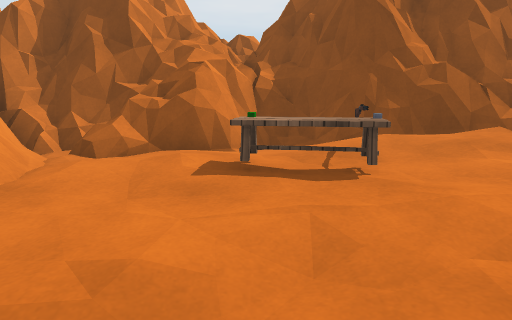
View 1 (above)

14 first-person views from a walk through a 3-D level made in the Unity game engine. The camera is 1.2 m above the floor, tilts 10° down and sees 70° across. The floor is counted in squares, 1 m on a side. Each view is taken from the middle of a square. On the plan, view 1 faces up. The plan holds only what a view shows up to about 15 squares ahead; the rest is blank. The place goes on beyond the plan. The player character is not drawn. Some surface patterns are stand-ins.

View 2
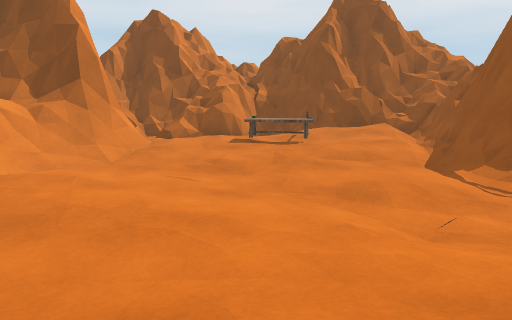

View 3
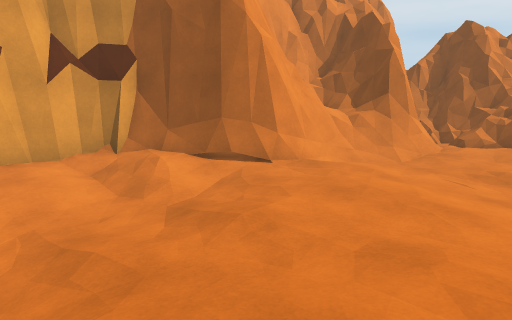

View 4
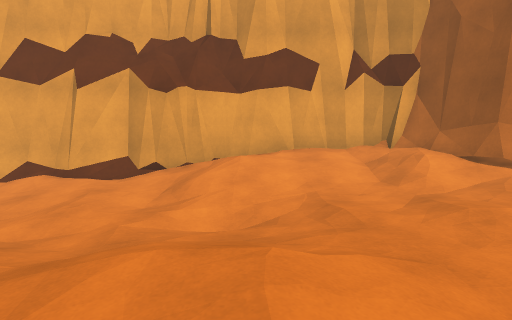

View 5
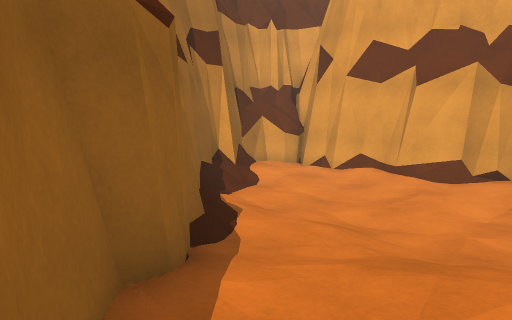

View 6
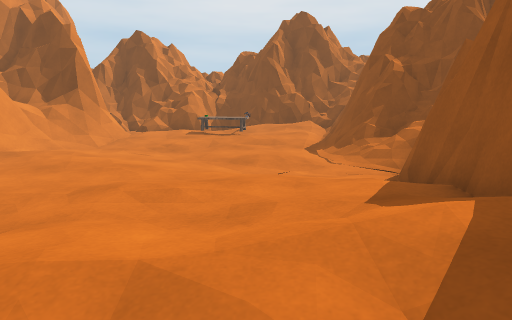

View 7
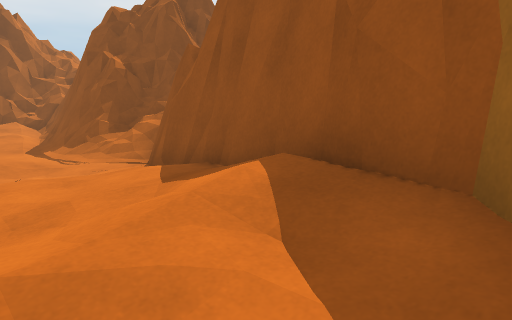

View 8
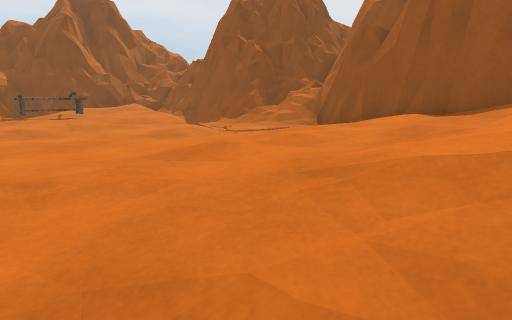

View 9
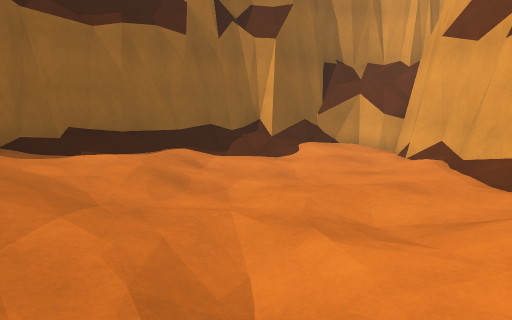

View 10
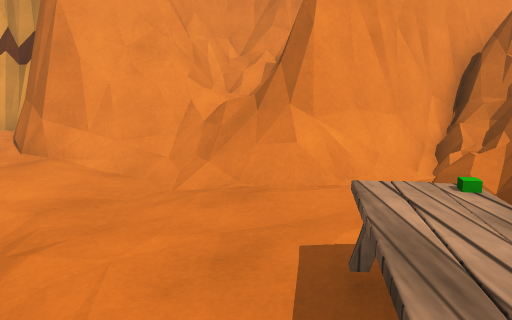

View 11
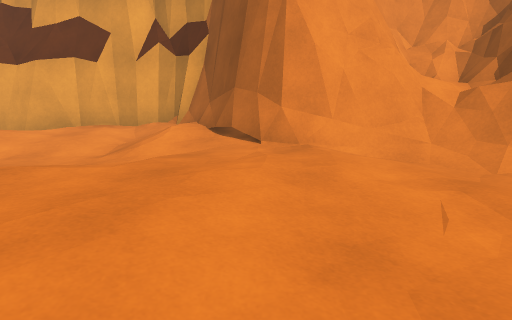

View 12
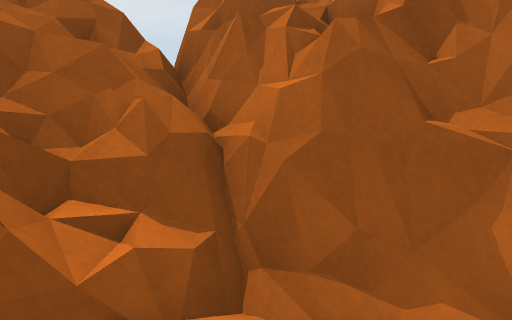

View 13
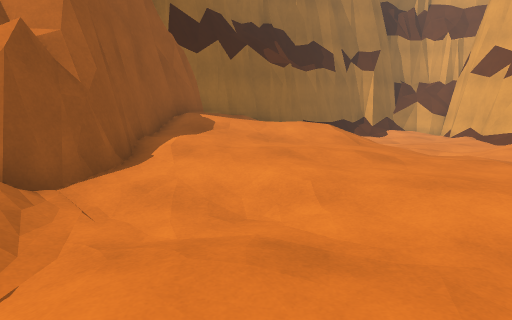

View 14
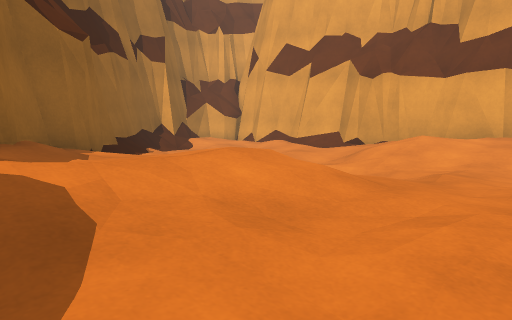

### Floor plan
Key: @ floor where view 1 was taken; # wall or solid block; . main floor; : floor 0.25 m higher than the main floor; - floor 0.25 m lower than the main floor; + floor 0.5 m higher than the main floor; _ floor 0.5 m lower than the main floor; < floor 0.75 m lower than the main floor; ( floor 1 m lower than the main floor; / step, stairs or slope; = window, fence, low wall or low ledge; ^ raised ledge; O other object.
Columns run from 10 left of view 1 to 9 right of it. Each row starts with its distance up from view 1.
 10           ##
  9    #############
  8     ######=/^^###
  7     ###==#-/====###
  6  ^^  ##.....O::###
  5  ^=^^##...OO.../##
  4 ^^=====........###
  3 ^##==O/-....../###
  2  ^^###-------./###
  1    ##=.-------/###^^
  0    ##...--@---/====#
 -1    ##.....----/OO###
 -2  ###/-.....----/##
 -3 ##:/---...../..###
 -4 #////_-.....::/#
 -5 #--___-/..:::::#
 -6 #.-___---.:::::#
 -7 #.--__/_/.::///#
 -8 #-.-_</_//+++/##
 -9 #////<(///::++#
-10 ##_//<<_//::/##
-11  #_<<<<<_//:/#
-12  #<<<<<<_-/###
-13  #<<<<<</-##
-14  #<<(((<//#
-15  #/(((<</##
-16  #((<(</##
-17  #((<//##
-18  #(</###
-19  #####

Where each view was taken, in squares from view 1:
view 1: 0 up, 0 right, facing up
view 2: 6 down, 0 right, facing up
view 3: 8 down, 1 right, facing up-left
view 4: 8 down, 3 right, facing left
view 5: 9 down, 3 right, facing down-left
view 6: 10 down, 2 right, facing up
view 7: 10 down, 1 right, facing up-right
view 8: 8 down, 3 left, facing up-right
view 9: 6 down, 4 left, facing down
view 10: 4 up, 2 right, facing left
view 11: 1 down, 2 right, facing left
view 12: 6 up, 3 right, facing right
view 13: 3 up, 2 right, facing down
view 14: 4 down, 4 right, facing down-left
